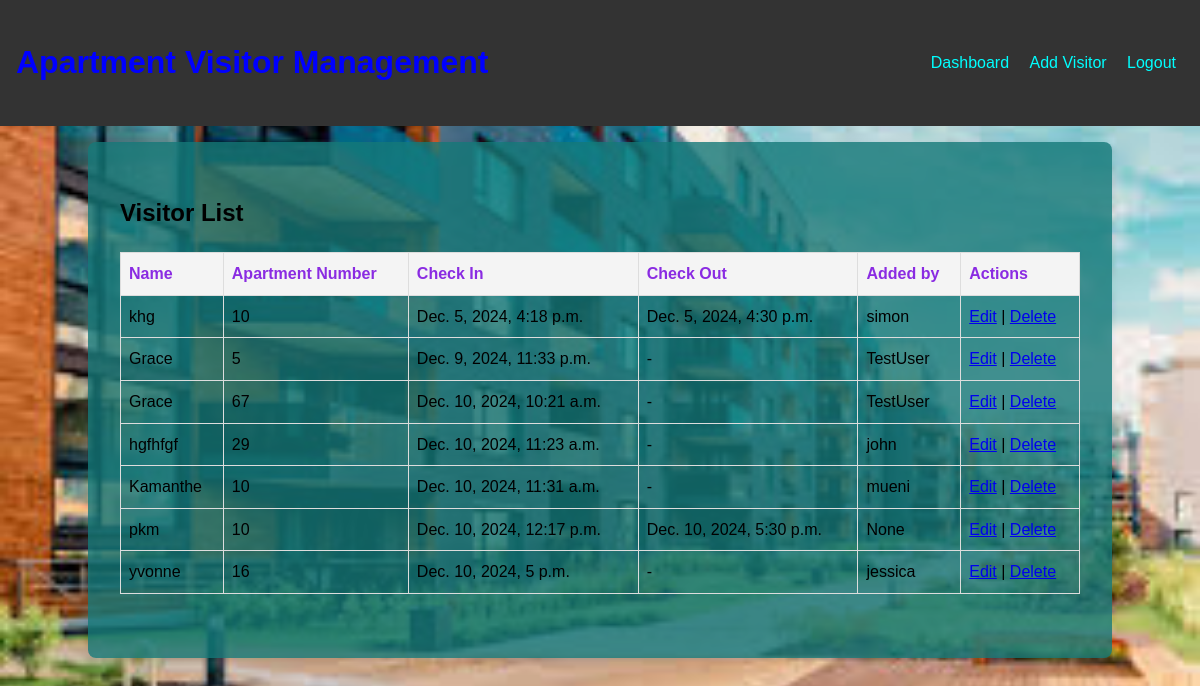
The app's page / (signed in) with its own data.
### visitors/models.py (models this page shows)
class Visitor(models.Model):
    name = models.CharField(max_length=100)
    apartment_number = models.CharField(max_length=10)
    check_in = models.DateTimeField(default=timezone.now)
    check_out = models.DateTimeField(null=True, blank=True)
    added_by = models.ForeignKey(User, on_delete=models.SET_NULL, null=True)

### visitors/views.py (the view)
# urls.py: path('', views.dashboard, name='dashboard'),
@login_required
def dashboard(request):
    visitors = Visitor.objects.all()
    return render(request, 'dashboard.html', {'visitors': visitors})

### visitors/templates/dashboard.html (shortened to what this page needs)
{% extends 'base.html' %}
{% block content %}
<h2>Visitor List</h2>
<table>
    <thead>
        <tr>
            <th>Name</th>
            <th>Apartment Number</th>
            <th>Check In</th>
            <th>Check Out</th>
            <th>Added by</th>
            <th>Actions</th>
        </tr>
    </thead>
    <tbody>
        {% for visitor in visitors %}
        <tr>
            <td>{{ visitor.name }}</td>
            <td>{{ visitor.apartment_number }}</td>
            <td>{{ visitor.check_in }}</td>
            <td>{{ visitor.check_out|default:"-" }}</td>
            <td>{{ visitor.added_by }}</td>
            <td>
                <a href="{% url 'visitor_update' visitor.pk %}">Edit</a> |
                <a href="{% url 'visitor_delete' visitor.pk %}">Delete</a>
            </td>
        </tr>
        {% endfor %}
    </tbody>
</table>
{% endblock %}

### visitors/templates/base.html (shortened to what this page needs)
{% load static %}
<!DOCTYPE html>
<html lang="en">
<head>
    <link rel="stylesheet" href="{% static "css/style.css" %}">
</head>
<body>
<header>
        <h1>Apartment Visitor Management</h1>
        <nav>
            <a href="{% url 'dashboard' %}">Dashboard</a>
            {% if user.is_authenticated %}
            <a href="{% url 'visitor_create' %}">Add Visitor</a>
            <a href="{% url 'logout' %}">Logout</a>
            {% else %}
            <a href="{% url 'login' %}">Login</a>
            <a href="{% url 'resident_register' %}">Resident</a>
                <a href="{% url 'receptionist_register' %}">Receptionist</a>
            {% endif %}
        </nav>
    </header>
    <main>
        {% block content %}{% endblock %}
    </main>
</body>
</html>

### visitors/static/css/style.css (style rules this page uses)
body { font-family: Arial, sans-serif; margin: 0; padding: 0; line-height: 1.6; background-image: url('../images/background.jpeg'); background-size: cover; background-position: center; background-repeat: no-repeat; }
header { background-color: #333; color: blue; padding: 1rem; display: flex; justify-content: space-between; align-items: center; flex-wrap: wrap; }
header nav a { color: aqua; text-decoration: none; margin: 0 0.5rem; }
main { padding: 2rem; background-color: rgba(20, 120, 120, 0.8); border-radius: 8px; margin: 1rem auto; max-width: 80%; box-shadow: 0 4px 8px rgba(0, 0, 0, 0.1); }
table { width: 100%; border-collapse: collapse; margin-bottom: 2rem; }
table th, table td { border: 1px solid #ddd; padding: 0.5rem; text-align: left; color:black; }
table th { background-color: #f4f4f4; color:blueviolet; }

### records on screen
Visitor: name "khg", apartment_number "10", check_in "Dec. 5, 2024, 4:18 p.m.", check_out "Dec. 5, 2024, 4:30 p.m.", added_by "simon"
Visitor: name "Grace", apartment_number "5", check_in "Dec. 9, 2024, 11:33 p.m.", check_out "-", added_by "TestUser"
Visitor: name "Grace", apartment_number "67", check_in "Dec. 10, 2024, 10:21 a.m.", check_out "-", added_by "TestUser"
Visitor: name "hgfhfgf", apartment_number "29", check_in "Dec. 10, 2024, 11:23 a.m.", check_out "-", added_by "john"
Visitor: name "Kamanthe", apartment_number "10", check_in "Dec. 10, 2024, 11:31 a.m.", check_out "-", added_by "mueni"
Visitor: name "pkm", apartment_number "10", check_in "Dec. 10, 2024, 12:17 p.m.", check_out "Dec. 10, 2024, 5:30 p.m.", added_by "None"
Visitor: name "yvonne", apartment_number "16", check_in "Dec. 10, 2024, 5 p.m.", check_out "-", added_by "jessica"
